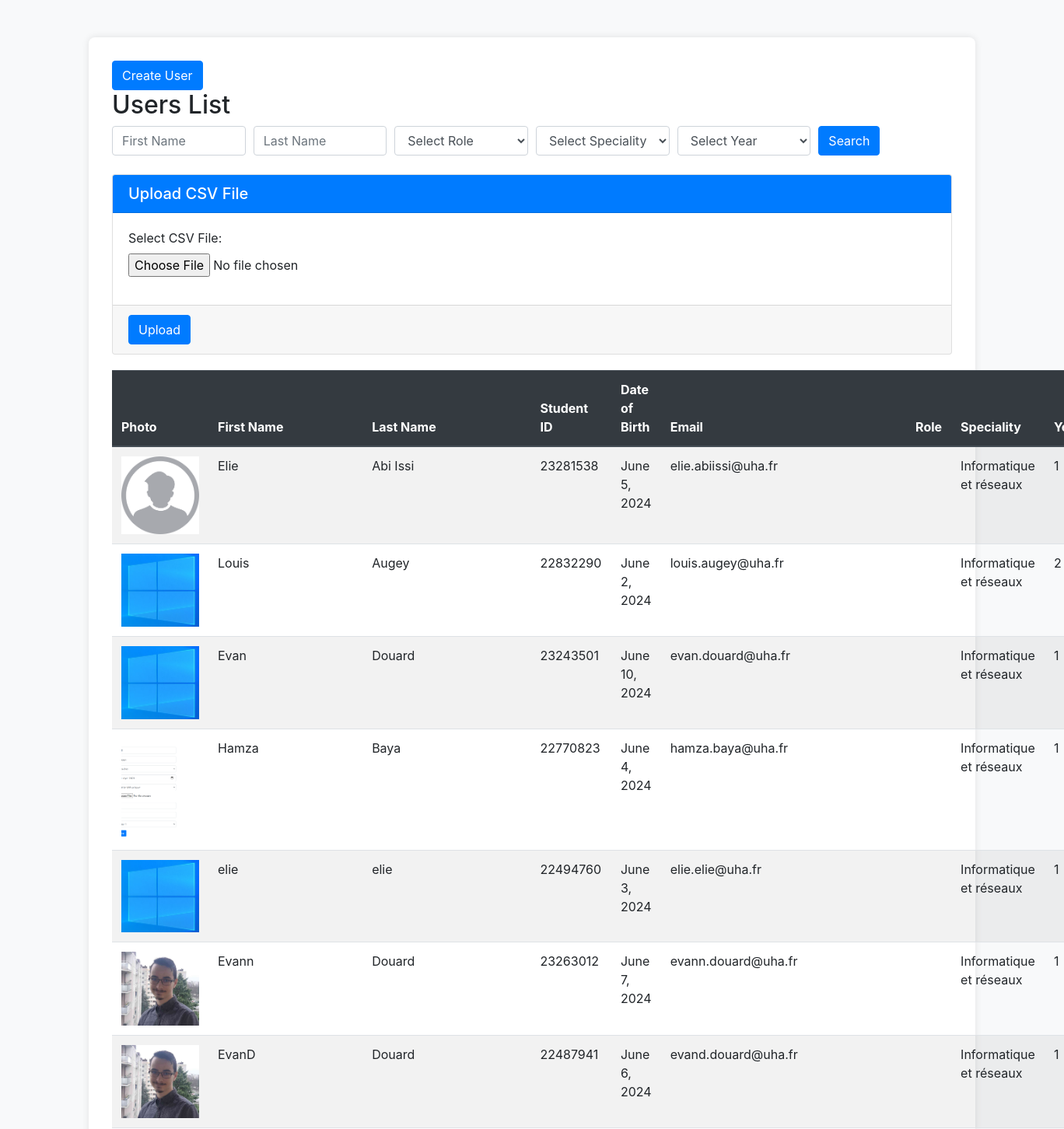
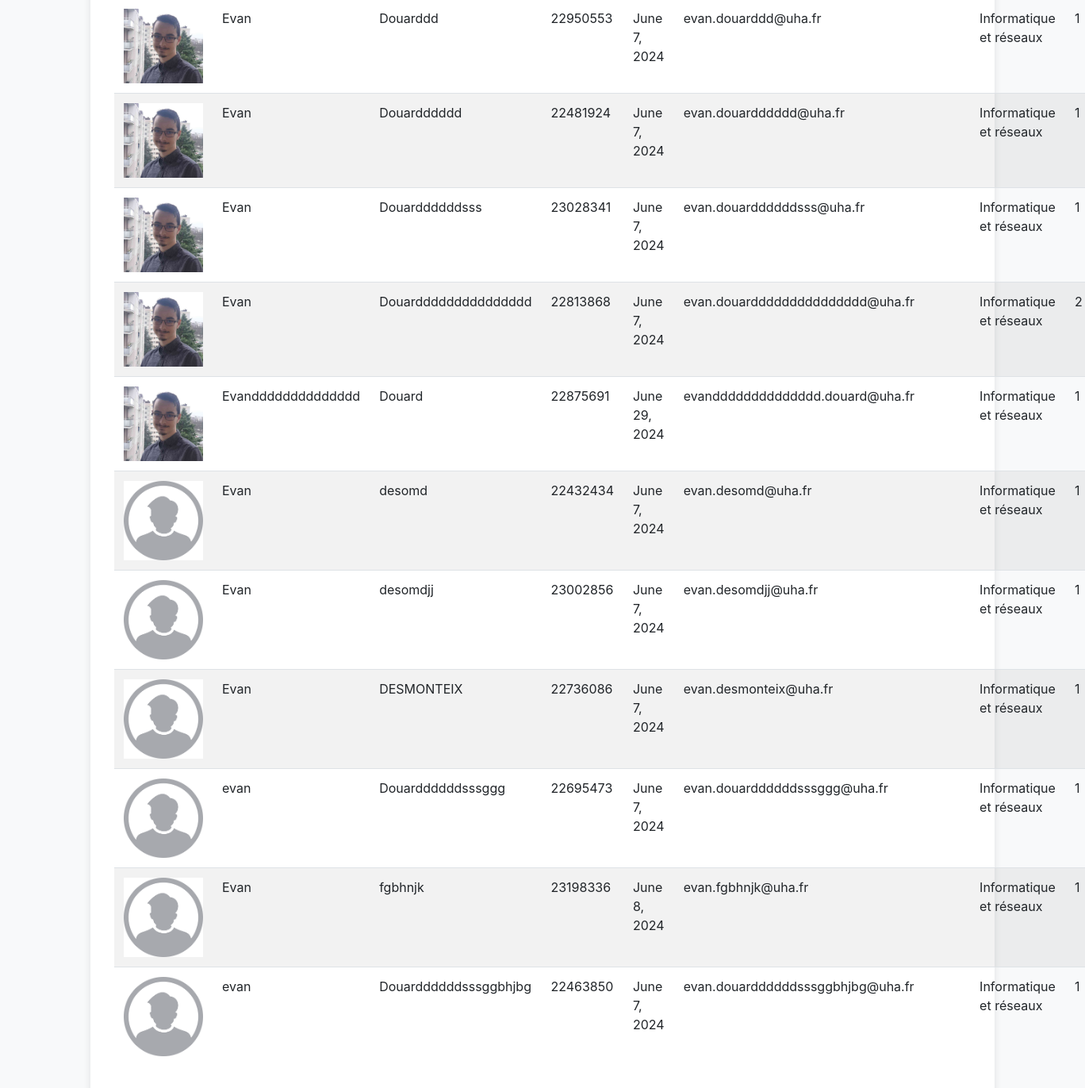
Page /user/userslist/ on the committed database (2 pictures, top to bottom).
### databaseprojet/models.py (models this page shows, shortened)
class User(AbstractBaseUser, PermissionsMixin):
    id = models.AutoField(primary_key=True)
    first_name = models.CharField(max_length=255)
    last_name = models.CharField(max_length=255)
    roles = models.CharField(max_length=50, choices=[('Student', 'Student'), ('Teacher', 'Teacher'), ('Supervisor', 'Supervisor')])
    date_of_birth = models.DateField(blank=True, null=True)
    speciality_id = models.ForeignKey('Speciality', on_delete=models.CASCADE, blank = True, null = True)
    photo = models.ImageField(upload_to='photos/', blank=True, null=True)
    email = models.EmailField(unique=True)
    password = models.TextField(max_length=255)
    student_id = models.IntegerField(blank=True, null=True, unique=True)
    year = models.IntegerField(blank=True, null=True)
    is_active = models.BooleanField(default=True) # Statut de l'utilisateur
    is_staff = models.BooleanField(default=False) # Statut de l'utilisateur
    last_login = models.DateTimeField(blank=True, null=True)
    is_superuser = models.BooleanField(default=False)
    date_joined = models.DateTimeField(default=timezone.now)
    groups = models.ManyToManyField(Group, related_name='databaseprojet_user_set', blank=True)
    user_permissions = models.ManyToManyField(Permission, related_name='databaseprojet_user_permissions_set', blank=True)
    objects = UserManager() # Pour assigner le gestionnaire personnalisé 'UseManager' à ce modèle
    USERNAME_FIELD = 'email'
    REQUIRED_FIELDS = ['first_name', 'last_name', 'roles']

class Speciality(models.Model):
    SPECIALITY_CHOICES = [
        (1, 'Informatique et réseaux'),
        (2, 'Automatique et systèmes embarqués'),
        (3, 'Génie Textile et Fibres'),
        (4, 'Génie Mécanique'),
        (5, 'Génie industriel'),
    ]
    id = models.AutoField(primary_key=True)
    speciality_id = models.IntegerField(choices=SPECIALITY_CHOICES, unique=True)
    name = models.CharField(max_length=255)
    responsible_id = models.IntegerField()

### user/views.py (the view)
# urls.py: path('userslist/', views.userslist, name='userslist'),
def userslist(request):
    first_name = request.GET.get('first_name', '')
    last_name = request.GET.get('last_name', '')
    role_id = request.GET.get('roles', '')
    speciality_id = request.GET.get('speciality_id', '')
    year = request.GET.get('year', '')
    users = User.objects.all()
    if first_name:
        users = users.filter(first_name__icontains=first_name)
    if last_name:
        users = users.filter(last_name__icontains=last_name)
    if role_id:
        users = users.filter(roles__id=role_id)
    if speciality_id:
        users = users.filter(speciality_id=speciality_id)
    if year:
        users = users.filter(year=year)
    roles = Roles.objects.all()
    specialities = Speciality.objects.all()
    context = {
        'users': users,
        'roles': roles,
        'specialities': specialities,
    }
    return render(request, 'userslist.html', context)

### user/templates/userslist.html (shortened to what this page needs)
<!DOCTYPE html>
<html lang="en">
<head>
    <link href="https://maxcdn.bootstrapcdn.com/bootstrap/4.5.2/css/bootstrap.min.css" rel="stylesheet">
</head>
<body>
<div class="container mt-5">
    <a href="{% url 'createuser' %}" class="btn btn-primary" >Create User</a>
    <h2>Users List</h2>
    <form method="get" action="{% url 'userslist' %}" class="mb-4">
        <div class="form-row">
            <div class="col">
                <input type="text" class="form-control" name="first_name" placeholder="First Name" value="{{ request.GET.first_name }}">
            </div>
            <div class="col">
                <input type="text" class="form-control" name="last_name" placeholder="Last Name" value="{{ request.GET.last_name }}">
            </div>
            <div class="col">
                <select name="roles" id="id_role" class="form-control">
                    <option value="">Select Role</option>
                </select>
            </div>
            <div class="col">
                <select name="speciality_id" id="id_speciality" class="form-control">
                    <option value="">Select Speciality</option>
                </select>
            </div>
            <div class="col">
                <select name="year" id="id_year" class="form-control">
                    <option value="">Select Year</option>
                </select>
            </div>
            <div class="col">
                <button type="submit" class="btn btn-primary">Search</button>
            </div>
        </div>
    </form>
    <form method="post" enctype="multipart/form-data" action="{% url 'importusers' %}" class="mt-4">
        <div class="card" style="margin-bottom:20px">
            <div class="card-header bg-primary text-white">
                <h5 class="mb-0">Upload CSV File</h5>
            </div>
            <div class="card-body">
                <div class="form-group">
                    <label for="csvFile">Select CSV File:</label>
                    <input type="file" class="form-control-file" id="csvFile" name="csv_file" accept=".csv">
                </div>
            </div>
            <div class="card-footer">
                <button type="submit" class="btn btn-primary">Upload</button>
            </div>
        </div>
    </form>
    <table class="table table-striped" style="border: 0px;">
        <thead class="thead-dark">
            <tr>
                <th scope="col">Photo</th>
                <th scope="col">First Name</th>
                <th scope="col">Last Name</th>
                <th scope="col">Student ID</th>
                <th scope="col">Date of Birth</th>
                <th scope="col">Email</th>
                <th scope="col">Role</th>
                <th scope="col">Speciality</th>
                <th scope="col">Year</th>
            </tr>
        </thead>
        <tbody>
            {% for user in users %}
            <tr>
                <td>
                    {% if user.photo %}
                    <img src="{{ user.photo.url }}" alt="Photo" width="100px">
                    {% else %}
                    <img src="/media/user_photos/noprofile.png" alt="Photo" width="100px">
                    {% endif %}
                </td>
                <td>{{ user.first_name }}</td>
                <td>{{ user.last_name }}</td>
                <td>{{ user.student_id }}</td>
                <td>{{ user.date_of_birth }}</td>
                <td>{{ user.email }}</td>
                <td>{{ user.roles.name }}</td>
                <td>{{ user.speciality_id.name }}</td>
                <td>{{ user.year }}</td>
            </tr>
            {% endfor %}
        </tbody>
    </table>
</div>
</body>
</html>

### user/templates/userslist.html (style rules this page uses)
body { background-color: #f8f9fa; }
.container { background-color: #ffffff; border-radius: 8px; box-shadow: 0px 0px 10px 0px rgba(0, 0, 0, 0.1); padding: 30px; margin-top: 50px; }
.btn-primary { background-color: #007bff; border-color: #007bff; }

### rows in the picture
User: first_name "Elie", last_name "Abi Issi", student_id "23281538", date_of_birth "June 5, 2024", email "elie.abiissi@uha.fr", speciality_id.name "Informatique et réseaux", year "1"
User: photo (picture), first_name "Louis", last_name "Augey", student_id "22832290", date_of_birth "June 2, 2024", email "louis.augey@uha.fr", speciality_id.name "Informatique et réseaux", year "2"
User: photo (picture), first_name "Evan", last_name "Douard", student_id "23243501", date_of_birth "June 10, 2024", email "evan.douard@uha.fr", speciality_id.name "Informatique et réseaux", year "1"
User: photo (picture), first_name "Hamza", last_name "Baya", student_id "22770823", date_of_birth "June 4, 2024", email "hamza.baya@uha.fr", speciality_id.name "Informatique et réseaux", year "1"
User: photo (picture), first_name "elie", last_name "elie", student_id "22494760", date_of_birth "June 3, 2024", email "elie.elie@uha.fr", speciality_id.name "Informatique et réseaux", year "1"
User: photo (picture), first_name "Evann", last_name "Douard", student_id "23263012", date_of_birth "June 7, 2024", email "evann.douard@uha.fr", speciality_id.name "Informatique et réseaux", year "1"
User: photo (picture), first_name "EvanD", last_name "Douard", student_id "22487941", date_of_birth "June 6, 2024", email "evand.douard@uha.fr", speciality_id.name "Informatique et réseaux", year "1"
User: photo (picture), first_name "Evan", last_name "Douarddd", student_id "22950553", date_of_birth "June 7, 2024", email "evan.douarddd@uha.fr", speciality_id.name "Informatique et réseaux", year "1"
User: photo (picture), first_name "Evan", last_name "Douardddddd", student_id "22481924", date_of_birth "June 7, 2024", email "evan.douardddddd@uha.fr", speciality_id.name "Informatique et réseaux", year "1"
User: photo (picture), first_name "Evan", last_name "Douarddddddsss", student_id "23028341", date_of_birth "June 7, 2024", email "evan.douarddddddsss@uha.fr", speciality_id.name "Informatique et réseaux", year "1"
User: photo (picture), first_name "Evan", last_name "Douarddddddddddddddd", student_id "22813868", date_of_birth "June 7, 2024", email "evan.douarddddddddddddddd@uha.fr", speciality_id.name "Informatique et réseaux", year "2"
User: photo (picture), first_name "Evandddddddddddddd", last_name "Douard", student_id "22875691", date_of_birth "June 29, 2024", email "evandddddddddddddd.douard@uha.fr", speciality_id.name "Informatique et réseaux", year "1"
User: first_name "Evan", last_name "desomd", student_id "22432434", date_of_birth "June 7, 2024", email "evan.desomd@uha.fr", speciality_id.name "Informatique et réseaux", year "1"
User: first_name "Evan", last_name "desomdjj", student_id "23002856", date_of_birth "June 7, 2024", email "evan.desomdjj@uha.fr", speciality_id.name "Informatique et réseaux", year "1"
User: first_name "Evan", last_name "DESMONTEIX", student_id "22736086", date_of_birth "June 7, 2024", email "evan.desmonteix@uha.fr", speciality_id.name "Informatique et réseaux", year "1"
User: first_name "evan", last_name "Douarddddddsssggg", student_id "22695473", date_of_birth "June 7, 2024", email "evan.douarddddddsssggg@uha.fr", speciality_id.name "Informatique et réseaux", year "1"
User: first_name "Evan", last_name "fgbhnjk", student_id "23198336", date_of_birth "June 8, 2024", email "evan.fgbhnjk@uha.fr", speciality_id.name "Informatique et réseaux", year "1"
User: first_name "evan", last_name "Douarddddddsssggbhjbg", student_id "22463850", date_of_birth "June 7, 2024", email "evan.douarddddddsssggbhjbg@uha.fr", speciality_id.name "Informatique et réseaux", year "1"
